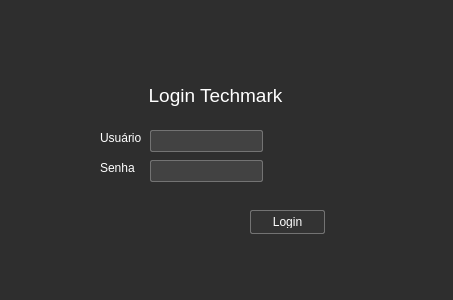
<?xml version="1.0" encoding="UTF-8"?>
<ui version="4.0">
 <class>Login</class>
 <widget class="QWidget" name="Login">
  <property name="geometry">
   <rect>
    <x>0</x>
    <y>0</y>
    <width>453</width>
    <height>300</height>
   </rect>
  </property>
  <property name="minimumSize">
   <size>
    <width>453</width>
    <height>300</height>
   </size>
  </property>
  <property name="maximumSize">
   <size>
    <width>453</width>
    <height>300</height>
   </size>
  </property>
  <property name="windowTitle">
   <string>Form</string>
  </property>
  <property name="styleSheet">
   <string notr="true">QWidget {
    background-color: #2E2E2E;
    color: #FFFFFF;
}

QLineEdit {
    background-color: #424242;
    color: #FFFFFF;
    border: 1px solid #737373;
    border-radius: 2px;
}

QPushButton {
    background-color: #333333;
    color: #FFFFFF;
    border: 1px solid #737373;
    border-radius: 2px;
    padding: 5px;
}

QComboBox {
    background-color: #424242;
    color: #FFFFFF;
    border: 1px solid #737373;
    border-radius: 2px;
    padding: 3px;
}

QComboBox::drop-down {
    subcontrol-origin: padding;
    subcontrol-position: top right;
    width: 15px;
    border-left-width: 1px;
    border-left-color: darkgray;
    border-left-style: solid;
}

QLabel {
    color: #FFFFFF;
}

QMenuBar {
    background-color: #333333;
    color: #FFFFFF;
}

QMenuBar::item {
    background-color: #333333;
    color: #FFFFFF;
}

QMenuBar::item:selected {
    background-color: #4A4A4A;
}

QMenu {
    background-color: #333333;
    color: #FFFFFF;
}

QMenu::item {
    background-color: #333333;
    color: #FFFFFF;
}

QMenu::item:selected {
    background-color: #4A4A4A;
}

QFrame {
    background: transparent;
}

QHeaderView {
    background-color: #333333;
    color: #FFFFFF;
}
QTableWidget {
    alternate-background-color: #424242;
}

QTableWidget QTableCornerButton::section {
    background-color: #333333;
    border: 1px solid #737373;
}
QHeaderView::section {
    background-color: #333333;
    color: #ffffff;
    padding: 4px;
    border: 1px solid #737373;
}

QTableWidget::item {
    background-color: #424242;
    color: #ffffff;
}
</string>
  </property>
  <widget class="QLineEdit" name="txtUsuario">
   <property name="geometry">
    <rect>
     <x>150</x>
     <y>130</y>
     <width>113</width>
     <height>22</height>
    </rect>
   </property>
  </widget>
  <widget class="QLineEdit" name="txtSenha">
   <property name="geometry">
    <rect>
     <x>150</x>
     <y>160</y>
     <width>113</width>
     <height>22</height>
    </rect>
   </property>
  </widget>
  <widget class="QLabel" name="labUsuario">
   <property name="geometry">
    <rect>
     <x>100</x>
     <y>130</y>
     <width>49</width>
     <height>16</height>
    </rect>
   </property>
   <property name="text">
    <string>Usuário</string>
   </property>
  </widget>
  <widget class="QLabel" name="labSenha">
   <property name="geometry">
    <rect>
     <x>100</x>
     <y>160</y>
     <width>49</width>
     <height>16</height>
    </rect>
   </property>
   <property name="text">
    <string>Senha</string>
   </property>
  </widget>
  <widget class="QPushButton" name="btnLogin">
   <property name="geometry">
    <rect>
     <x>250</x>
     <y>210</y>
     <width>75</width>
     <height>24</height>
    </rect>
   </property>
   <property name="text">
    <string>Login</string>
   </property>
  </widget>
  <widget class="QLabel" name="labIncorreta">
   <property name="geometry">
    <rect>
     <x>220</x>
     <y>180</y>
     <width>141</width>
     <height>21</height>
    </rect>
   </property>
   <property name="styleSheet">
    <string notr="true">QLabel {
    color: #FF0000; /
}

</string>
   </property>
   <property name="text">
    <string>&lt;html&gt;&lt;head/&gt;&lt;body&gt;&lt;p&gt;&lt;br/&gt;&lt;/p&gt;&lt;/body&gt;&lt;/html&gt;</string>
   </property>
  </widget>
  <widget class="QLabel" name="logo">
   <property name="geometry">
    <rect>
     <x>100</x>
     <y>90</y>
     <width>561</width>
     <height>331</height>
    </rect>
   </property>
   <property name="styleSheet">
    <string notr="true"> QWidget {
        background-image: url('logos.png');
        background-repeat: no-repeat;
        background-position: center;
    }</string>
   </property>
   <property name="text">
    <string>&lt;html&gt;&lt;head/&gt;&lt;body&gt;&lt;p&gt;&lt;br/&gt;&lt;/p&gt;&lt;/body&gt;&lt;/html&gt;</string>
   </property>
  </widget>
  <widget class="QLabel" name="label_2">
   <property name="geometry">
    <rect>
     <x>110</x>
     <y>80</y>
     <width>211</width>
     <height>31</height>
    </rect>
   </property>
   <property name="text">
    <string>&lt;html&gt;&lt;head/&gt;&lt;body&gt;&lt;p align=&quot;center&quot;&gt;&lt;span style=&quot; font-size:14pt;&quot;&gt;Login Techmark&lt;/span&gt;&lt;/p&gt;&lt;/body&gt;&lt;/html&gt;</string>
   </property>
  </widget>
  <zorder>logo</zorder>
  <zorder>txtUsuario</zorder>
  <zorder>txtSenha</zorder>
  <zorder>labUsuario</zorder>
  <zorder>labSenha</zorder>
  <zorder>btnLogin</zorder>
  <zorder>labIncorreta</zorder>
  <zorder>label_2</zorder>
 </widget>
 <resources>
  <include location="source2.qrc"/>
 </resources>
 <connections/>
</ui>
